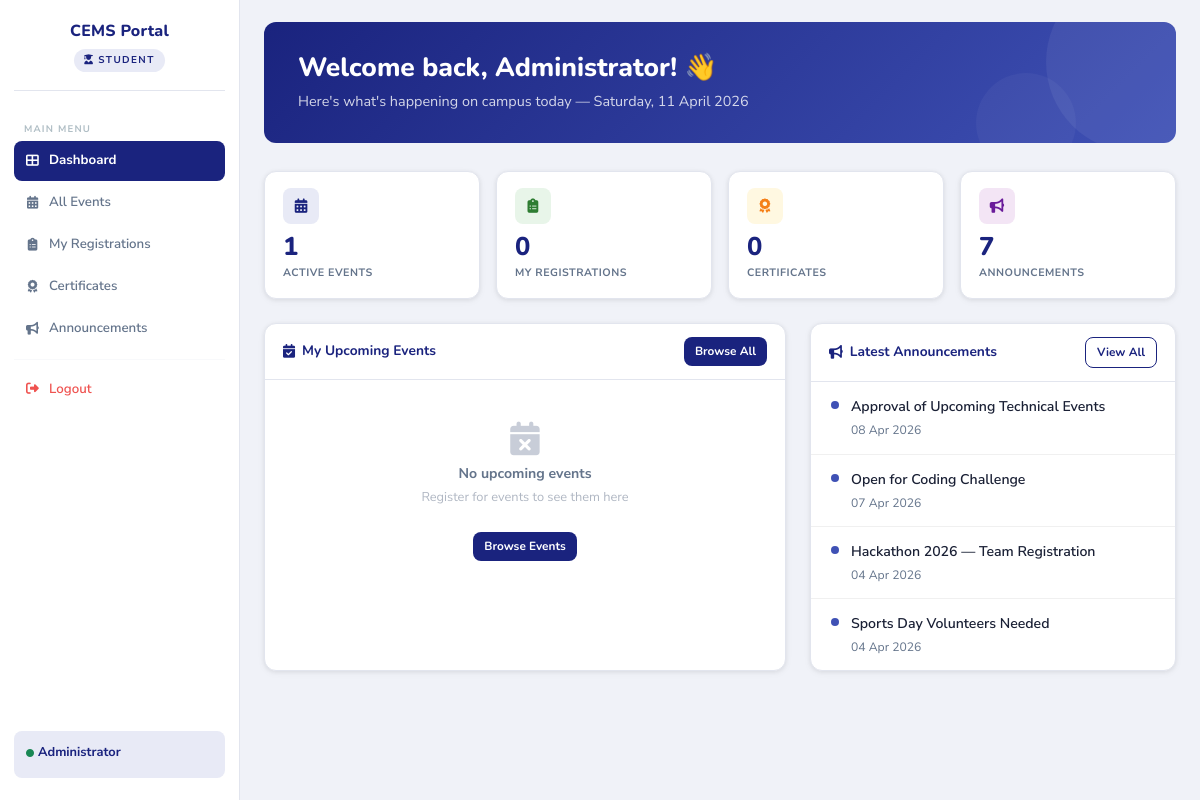
Page /student/dashboard.php (signed in) on the earlier database version.
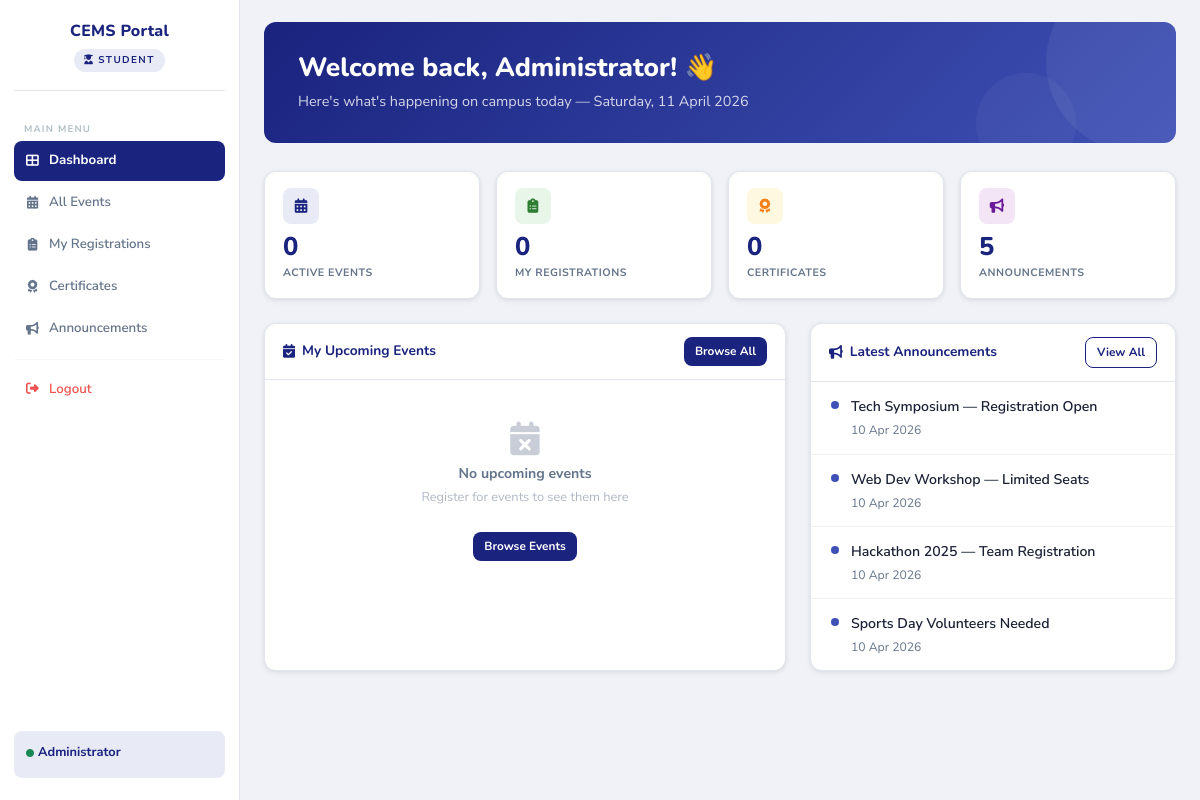
Same page on the later database version.
### tables this page shows
CREATE TABLE announcements (
    announcement_id INT AUTO_INCREMENT PRIMARY KEY,
    title           VARCHAR(200) NOT NULL,
    content         TEXT         NOT NULL,
    event_id        INT          DEFAULT NULL,
    posted_by       INT          NOT NULL,
    posted_by_role  ENUM('faculty','admin') NOT NULL DEFAULT 'faculty',
    created_at      TIMESTAMP DEFAULT CURRENT_TIMESTAMP,
    FOREIGN KEY (event_id) REFERENCES events(event_id) ON DELETE SET NULL
);

### student/dashboard.php (the view, shortened to what the changed rows need)
<?php
require_once("../config/db.php");
$student_name = $_SESSION['student_name'];
$active_events = $my_registrations = $my_certificates = $announcements_count = 0;
try {
    $r1 = $conn->query("SELECT COUNT(*) as c FROM events WHERE event_date >= CURDATE() AND status='Approved'");
    $active_events = $r1->fetch_assoc()['c'];
    $r4 = $conn->query("SELECT COUNT(*) as c FROM announcements");
    $announcements_count = $r4->fetch_assoc()['c'];
} catch (Exception $e) {}
$announcements = [];
try {
    $qa = $conn->query("
        SELECT title, created_at FROM announcements
        ORDER BY created_at DESC LIMIT 4
    ");
    $announcements = $qa->fetch_all(MYSQLI_ASSOC);
} catch (Exception $e) {}
?>
<!DOCTYPE html>
<html lang="en">
<head>
    <link href="https://cdn.jsdelivr.net/npm/bootstrap@5.3.2/dist/css/bootstrap.min.css" rel="stylesheet">
    <link rel="stylesheet" href="https://cdnjs.cloudflare.com/ajax/libs/font-awesome/6.4.2/css/all.min.css">
    <link rel="stylesheet" href="../assets/css/style.css">
</head>
<body>
<main class="main-content">
<div class="content-inner">
    <div class="welcome-card">
        <div style="position:relative;z-index:1;">
            <h2>Welcome back, <?= htmlspecialchars(explode(' ', $student_name)[0]) ?>! 👋</h2>
        </div>
    </div>
    <div class="row g-3 mb-4">
        <div class="col-6 col-lg-3">
            <div class="stat-card">
                <div class="stat-icon blue"><i class="fas fa-calendar-alt"></i></div>
                <div class="stat-number"><?= $active_events ?></div>
                <div class="stat-label">Active Events</div>
            </div>
        </div>
        <div class="col-6 col-lg-3">
            <div class="stat-card">
                <div class="stat-icon purple"><i class="fas fa-bullhorn"></i></div>
                <div class="stat-number"><?= $announcements_count ?></div>
                <div class="stat-label">Announcements</div>
            </div>
        </div>
    </div>
    <div class="row g-4">
        <div class="col-lg-5">
            <div class="card h-100">
                <?php if (empty($announcements)): ?>
                    <div class="empty-state" style="border:none;">
                        <i class="fas fa-bell-slash"></i>
                        <h5>No announcements</h5>
                        <p>Check back later for updates</p>
                    </div>
                <?php else: ?>
                    <?php foreach ($announcements as $ann): ?>
                    <div class="ann-item">
                        <div class="ann-dot"></div>
                        <div>
                            <div style="font-weight:600;font-size:0.88rem;color:var(--text-dark);">
                                <?= htmlspecialchars($ann['title']) ?>
                            </div>
                            <div style="font-size:0.76rem;color:var(--text-muted);margin-top:2px;">
                                <?= date('d M Y', strtotime($ann['created_at'])) ?>
                            </div>
                        </div>
                    </div>
                    <?php endforeach; ?>
                <?php endif; ?>
            </div>
        </div>
    </div>
</div>
</main>
</body>
</html>

Differences in the rows shown:
removed announcements: title "Approval of Upcoming Technical Events", created_at "08 Apr 2026"
removed announcements: title "Open for Coding Challenge", created_at "07 Apr 2026"
now on this page (row edited): announcements: title "Tech Symposium — Registration Open", created_at "10 Apr 2026"
now on this page (row edited): announcements: title "Web Dev Workshop — Limited Seats", created_at "10 Apr 2026"
changed announcements: title "Hackathon 2026 — Team Registration" → "Hackathon 2025 — Team Registration"; created_at "04 Apr 2026" → "10 Apr 2026"
changed announcements "Sports Day Volunteers Needed": created_at "04 Apr 2026" → "10 Apr 2026"
Other differences:
$active_events: "1" → "0"
$announcements_count: "7" → "5"
